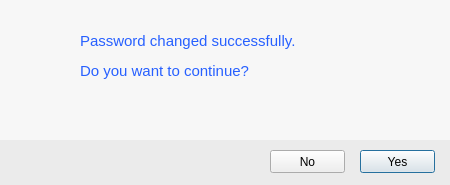
<?xml version="1.0" encoding="UTF-8"?>
<ui version="4.0">
 <class>dialogpassword</class>
 <widget class="QDialog" name="dialogpassword">
  <property name="geometry">
   <rect>
    <x>0</x>
    <y>0</y>
    <width>450</width>
    <height>185</height>
   </rect>
  </property>
  <property name="windowTitle">
   <string>Dialog</string>
  </property>
  <widget class="QLabel" name="label">
   <property name="geometry">
    <rect>
     <x>-10</x>
     <y>-10</y>
     <width>491</width>
     <height>261</height>
    </rect>
   </property>
   <property name="styleSheet">
    <string notr="true">background-color: rgb(247, 247, 247);</string>
   </property>
   <property name="text">
    <string/>
   </property>
  </widget>
  <widget class="QLabel" name="label_2">
   <property name="geometry">
    <rect>
     <x>20</x>
     <y>30</y>
     <width>41</width>
     <height>41</height>
    </rect>
   </property>
   <property name="styleSheet">
    <string notr="true">background-image: url(:/newPrefix/hiclipart.com (3) (1).png);</string>
   </property>
   <property name="text">
    <string/>
   </property>
  </widget>
  <widget class="QLabel" name="label_3">
   <property name="geometry">
    <rect>
     <x>80</x>
     <y>50</y>
     <width>361</width>
     <height>41</height>
    </rect>
   </property>
   <property name="font">
    <font>
     <pointsize>11</pointsize>
    </font>
   </property>
   <property name="styleSheet">
    <string notr="true">color: rgb(48, 127, 255);
color: rgb(39, 96, 255);
</string>
   </property>
   <property name="text">
    <string>Do you want to continue?</string>
   </property>
  </widget>
  <widget class="QLabel" name="label_4">
   <property name="geometry">
    <rect>
     <x>80</x>
     <y>20</y>
     <width>341</width>
     <height>41</height>
    </rect>
   </property>
   <property name="font">
    <font>
     <pointsize>11</pointsize>
    </font>
   </property>
   <property name="styleSheet">
    <string notr="true">color: rgb(48, 127, 255);
color: rgb(39, 96, 255);
</string>
   </property>
   <property name="text">
    <string>Password changed successfully.</string>
   </property>
  </widget>
  <widget class="QLabel" name="label_5">
   <property name="geometry">
    <rect>
     <x>0</x>
     <y>140</y>
     <width>451</width>
     <height>51</height>
    </rect>
   </property>
   <property name="styleSheet">
    <string notr="true">background-color: rgb(235, 235, 235);</string>
   </property>
   <property name="text">
    <string/>
   </property>
  </widget>
  <widget class="QPushButton" name="yes">
   <property name="geometry">
    <rect>
     <x>360</x>
     <y>150</y>
     <width>75</width>
     <height>23</height>
    </rect>
   </property>
   <property name="text">
    <string>Yes</string>
   </property>
   <property name="autoDefault">
    <bool>false</bool>
   </property>
   <property name="default">
    <bool>true</bool>
   </property>
  </widget>
  <widget class="QPushButton" name="no">
   <property name="geometry">
    <rect>
     <x>270</x>
     <y>150</y>
     <width>75</width>
     <height>23</height>
    </rect>
   </property>
   <property name="styleSheet">
    <string notr="true"/>
   </property>
   <property name="text">
    <string>No</string>
   </property>
   <property name="autoDefault">
    <bool>true</bool>
   </property>
   <property name="default">
    <bool>false</bool>
   </property>
   <property name="flat">
    <bool>false</bool>
   </property>
  </widget>
 </widget>
 <tabstops>
  <tabstop>yes</tabstop>
  <tabstop>no</tabstop>
 </tabstops>
 <resources>
  <include location="pic.qrc"/>
 </resources>
 <connections/>
</ui>
